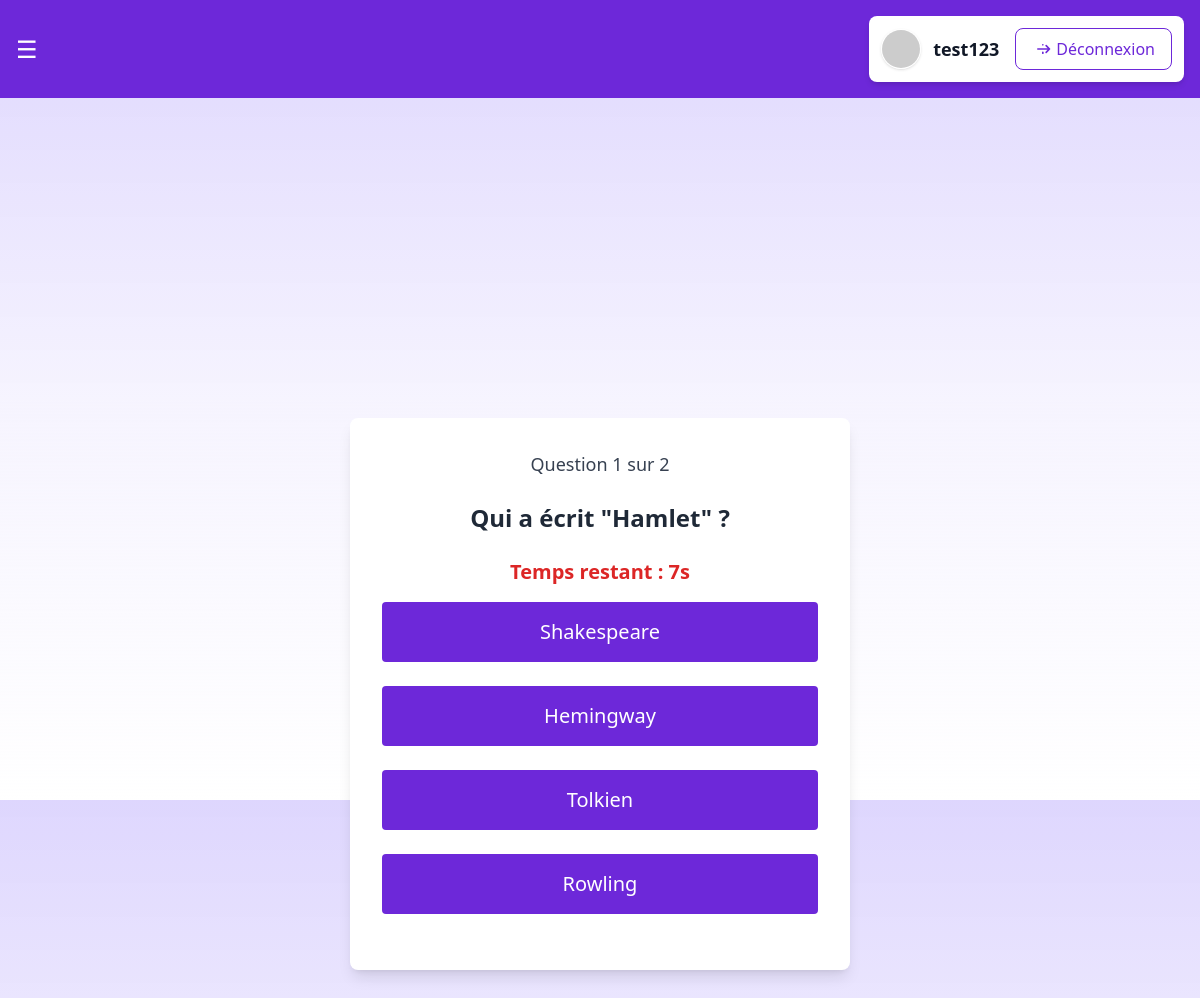
/views/quiz.php?qcm_id=2 (signed in), run on the app's committed database.
### tables this page shows
CREATE TABLE IF NOT EXISTS `questions` (
  `id` int NOT NULL AUTO_INCREMENT,
  `qcm_id` int DEFAULT NULL,
  `texte_question` text NOT NULL,
  `type_question` enum('qcm','qcs') NOT NULL DEFAULT 'qcm',
  `feedback` text,
  `cree_le` timestamp NOT NULL DEFAULT CURRENT_TIMESTAMP,
  `mis_a_jour_le` timestamp NOT NULL DEFAULT CURRENT_TIMESTAMP ON UPDATE CURRENT_TIMESTAMP,
  PRIMARY KEY (`id`),
  KEY `qcm_id` (`qcm_id`)
);

CREATE TABLE IF NOT EXISTS `reponses_utilisateur` (
  `id` int NOT NULL AUTO_INCREMENT,
  `question_id` int DEFAULT NULL,
  `texte_reponse` text NOT NULL,
  `est_correcte` tinyint(1) NOT NULL DEFAULT '0',
  `cree_le` timestamp NOT NULL DEFAULT CURRENT_TIMESTAMP,
  `mis_a_jour_le` timestamp NOT NULL DEFAULT CURRENT_TIMESTAMP ON UPDATE CURRENT_TIMESTAMP,
  PRIMARY KEY (`id`),
  KEY `question_id` (`question_id`)
);

### bdd/Database.php (called while the page is built, shortened)
<?php
class Database
{
    public function __construct()
    {
        $dotenv = Dotenv::createImmutable(__DIR__ . '/..');
        $this->host = $_ENV['DB_HOST'] ?? 'localhost';
        $this->dbname = $_ENV['DB_NAME'] ?? 'qcm_platform';
        $this->username = $_ENV['DB_USERNAME'] ?? 'root';
        $this->password = $_ENV['DB_PASSWORD'] ?? '';
        try {
            $this->conn = new PDO(
                "mysql:host=$this->host;dbname=$this->dbname;charset=utf8mb4",
                $this->username,
                $this->password,
                [PDO::ATTR_ERRMODE => PDO::ERRMODE_EXCEPTION]
            );
        } catch (PDOException $e) {
            die("Erreur de connexion à la base de données : " . $e->getMessage());
        }
    }
}

### controllers/QuizController.php (called while the page is built, shortened)
<?php
require_once '../models/Quiz.php';
require_once '../bdd/database.php';
class QuizController
{
    public $quiz;
    public function __construct()
    {
        $this->quiz = new Quiz();
    }
    public function startQuiz($qcm_id, $utilisateur_id)
    {
        $questions = $this->quiz->getQuestionsByQcmId($qcm_id);
    }
    public function getCurrentQuestion()
    {
        return $_SESSION['questions'][$_SESSION['currentQuestion']];
    }
}

### models/Quiz.php (called while the page is built, shortened)
<?php
require_once dirname(__DIR__) . '/bdd/Database.php';
class Quiz
{
    private $pdo;
    public function __construct()
    {
        $this->pdo = (new Database())->conn;
    }
    public function getQuestionsByQcmId($qcm_id)
    {
        $stmt = $this->pdo->prepare("SELECT * FROM questions WHERE qcm_id = ?");
        $stmt->execute([$qcm_id]);
        return $stmt->fetchAll(PDO::FETCH_ASSOC);
    }
    public function getReponses($question_id)
    {
        $stmt = $this->pdo->prepare("SELECT * FROM reponses_utilisateur WHERE question_id = ?");
        $stmt->execute([$question_id]);
        $reponses = $stmt->fetchAll(PDO::FETCH_ASSOC);
        return $reponses;
    }
}

### views/quiz.php (the view, shortened to what this page needs)
<?php
require_once '../controllers/QuizController.php';
require_once '../models/Quiz.php';
require_once '../bdd/database.php';
$quizController = new QuizController();
$utilisateur_id = $_SESSION['user_id'];
$qcm_id = $_GET['qcm_id'] ?? 1;
if (!isset($_SESSION['quiz_started']) || $_SESSION['current_qcm'] != $qcm_id) {
    $quizController->startQuiz($qcm_id, $utilisateur_id);
}
$currentQuestion = $quizController->getCurrentQuestion();
?>
<!DOCTYPE html>
<html lang="fr">
<head>
    <script src="https://cdn.tailwindcss.com"></script>
</head>
<body>
    <?php include 'menu.php'; ?>
    <nav class="bg-violet-700 p-4 flex justify-between items-center w-full">
        <button onclick="openMenu()" class="text-white text-2xl">&#9776;</button>
        <?php if (isset($_SESSION['nom_utilisateur'])): ?>
            <div class="flex items-center space-x-4 p-3 rounded-lg shadow-md bg-white">
                <div class="flex items-center space-x-3">
                    <img src="https://ui-avatars.com/api/?name=<?= urlencode($_SESSION['nom_utilisateur']); ?>&background=6B46C1&color=fff&size=40"
                        alt="Avatar" class="w-10 h-10 rounded-full border border-white shadow">
                    <span class="text-gray-900 font-bold text-lg"><?= htmlspecialchars($_SESSION['nom_utilisateur']); ?></span>
                </div>
                <a href="../controllers/logout.php" class="flex items-center bg-white text-violet-700 px-4 py-2 rounded-lg border border-violet-700 hover:bg-violet-100 transition font-medium">
                    <svg xmlns="http://www.w3.org/2000/svg" class="h-5 w-5 mr-1 text-violet-700" fill="none" viewBox="0 0 24 24" stroke="currentColor">
                        <path stroke-linecap="round" stroke-linejoin="round" stroke-width="2" d="M17 16l4-4m0 0l-4-4m4 4H7m6 4v1m0-10V7" />
                    </svg>
                    Déconnexion
                </a>
            </div>
        <?php endif; ?>
    </nav>
    <div class="flex justify-center items-center h-screen">
        <div class="bg-white p-8 rounded-lg shadow-lg w-[500px] text-center">
            <p class="text-lg mb-6 text-gray-700">
                Question <?= $_SESSION['currentQuestion'] + 1 ?> sur <?= count($_SESSION['questions']) ?>
            </p>
            <h2 class="text-2xl font-semibold mb-6 text-gray-800">
                <?= htmlspecialchars($currentQuestion['texte_question'] ?? 'Question non disponible'); ?>
            </h2>
            <p class="text-red-600 text-xl font-bold mb-4">Temps restant : <span id="timer">10s</span></p>
            <form method="POST" id="quizForm">
                <?php
                $reponses = $quizController->quiz->getReponses($currentQuestion['id']);
                if (!$reponses) {
                    echo "<p class='text-red-500'>Aucune réponse disponible.</p>";
                } else {
                    foreach ($reponses as $reponse) :
                        $texteReponse = $reponse['texte_reponse'] ?? 'Réponse non disponible';
                ?>
                        <button type="submit" name="answer" value="<?= $reponse['id']; ?>"
                            class="bg-violet-700 text-white px-6 py-4 rounded mb-6 hover:bg-violet-800 w-full text-xl">
                            <?= htmlspecialchars($texteReponse); ?>
                        </button>
                <?php
                    endforeach;
                }
                ?>
            </form>
        </div>
    </div>
</body>
</html>

### views/quiz.php (style rules this page uses)
body { background: linear-gradient(to bottom, rgba(195, 181, 253, 0.55), rgba(237, 233, 254, 0.5), rgba(255, 255, 255, 1)); min-height: 100vh; display: flex; flex-direction: column; align-items: center; }

### data on the page
questions: texte_question "Qui a écrit \"Hamlet\" ?"
reponses_utilisateur: $reponse['id'] 9 (drawn), texte_reponse "Shakespeare"
reponses_utilisateur: $reponse['id'] 10 (drawn), texte_reponse "Hemingway"
reponses_utilisateur: $reponse['id'] 11 (drawn), texte_reponse "Tolkien"
reponses_utilisateur: $reponse['id'] 12 (drawn), texte_reponse "Rowling"

### other printed values
$_SESSION['nom_utilisateur'] "test123"
$_SESSION['currentQuestion'] + 1 "1"
count($_SESSION['questions']) "2"
